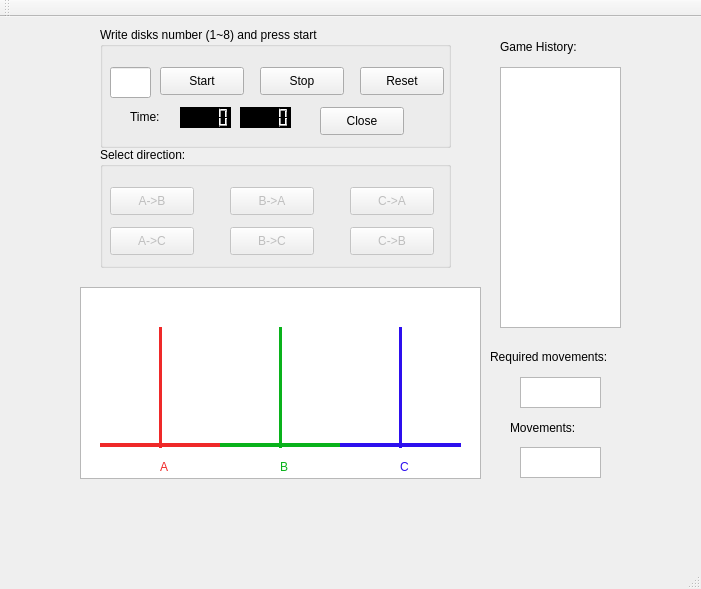
<?xml version="1.0" encoding="UTF-8"?>
<ui version="4.0">
 <class>MainWindow</class>
 <widget class="QMainWindow" name="MainWindow">
  <property name="geometry">
   <rect>
    <x>0</x>
    <y>0</y>
    <width>701</width>
    <height>589</height>
   </rect>
  </property>
  <property name="windowTitle">
   <string>MainWindow</string>
  </property>
  <widget class="QWidget" name="centralWidget">
   <widget class="QGroupBox" name="DirectionBox">
    <property name="geometry">
     <rect>
      <x>100</x>
      <y>130</y>
      <width>351</width>
      <height>121</height>
     </rect>
    </property>
    <property name="title">
     <string>Select direction:</string>
    </property>
    <widget class="QPushButton" name="ABbutton">
     <property name="enabled">
      <bool>false</bool>
     </property>
     <property name="geometry">
      <rect>
       <x>10</x>
       <y>40</y>
       <width>84</width>
       <height>28</height>
      </rect>
     </property>
     <property name="text">
      <string>A-&gt;B</string>
     </property>
    </widget>
    <widget class="QPushButton" name="BAbutton">
     <property name="enabled">
      <bool>false</bool>
     </property>
     <property name="geometry">
      <rect>
       <x>130</x>
       <y>40</y>
       <width>84</width>
       <height>28</height>
      </rect>
     </property>
     <property name="text">
      <string>B-&gt;A</string>
     </property>
    </widget>
    <widget class="QPushButton" name="ACbutton">
     <property name="enabled">
      <bool>false</bool>
     </property>
     <property name="geometry">
      <rect>
       <x>10</x>
       <y>80</y>
       <width>84</width>
       <height>28</height>
      </rect>
     </property>
     <property name="text">
      <string>A-&gt;C</string>
     </property>
    </widget>
    <widget class="QPushButton" name="BCbutton">
     <property name="enabled">
      <bool>false</bool>
     </property>
     <property name="geometry">
      <rect>
       <x>130</x>
       <y>80</y>
       <width>84</width>
       <height>28</height>
      </rect>
     </property>
     <property name="text">
      <string>B-&gt;C</string>
     </property>
    </widget>
    <widget class="QPushButton" name="CAbutton">
     <property name="enabled">
      <bool>false</bool>
     </property>
     <property name="geometry">
      <rect>
       <x>250</x>
       <y>40</y>
       <width>84</width>
       <height>28</height>
      </rect>
     </property>
     <property name="text">
      <string>C-&gt;A</string>
     </property>
    </widget>
    <widget class="QPushButton" name="CBbutton">
     <property name="enabled">
      <bool>false</bool>
     </property>
     <property name="geometry">
      <rect>
       <x>250</x>
       <y>80</y>
       <width>84</width>
       <height>28</height>
      </rect>
     </property>
     <property name="text">
      <string>C-&gt;B</string>
     </property>
    </widget>
   </widget>
   <widget class="QGraphicsView" name="graphicsView">
    <property name="geometry">
     <rect>
      <x>80</x>
      <y>270</y>
      <width>401</width>
      <height>192</height>
     </rect>
    </property>
   </widget>
   <widget class="QLabel" name="TimeLabel">
    <property name="geometry">
     <rect>
      <x>130</x>
      <y>90</y>
      <width>63</width>
      <height>20</height>
     </rect>
    </property>
    <property name="text">
     <string>Time:</string>
    </property>
   </widget>
   <widget class="QLabel" name="Alabel">
    <property name="geometry">
     <rect>
      <x>160</x>
      <y>440</y>
      <width>63</width>
      <height>20</height>
     </rect>
    </property>
    <property name="styleSheet">
     <string notr="true">color: rgb(239, 41, 41);</string>
    </property>
    <property name="text">
     <string>A</string>
    </property>
   </widget>
   <widget class="QLabel" name="Blabel">
    <property name="geometry">
     <rect>
      <x>280</x>
      <y>440</y>
      <width>63</width>
      <height>20</height>
     </rect>
    </property>
    <property name="styleSheet">
     <string notr="true">color: rgb(9, 178, 27)</string>
    </property>
    <property name="text">
     <string>B</string>
    </property>
   </widget>
   <widget class="QLabel" name="Clabel">
    <property name="geometry">
     <rect>
      <x>400</x>
      <y>440</y>
      <width>63</width>
      <height>20</height>
     </rect>
    </property>
    <property name="styleSheet">
     <string notr="true">color: rgb(45, 15, 238)</string>
    </property>
    <property name="text">
     <string>C</string>
    </property>
   </widget>
   <widget class="Line" name="GroundA">
    <property name="geometry">
     <rect>
      <x>100</x>
      <y>420</y>
      <width>121</width>
      <height>16</height>
     </rect>
    </property>
    <property name="styleSheet">
     <string notr="true">color: rgb(239, 41, 41);</string>
    </property>
    <property name="frameShadow">
     <enum>QFrame::Plain</enum>
    </property>
    <property name="lineWidth">
     <number>4</number>
    </property>
    <property name="orientation">
     <enum>Qt::Horizontal</enum>
    </property>
   </widget>
   <widget class="Line" name="LineA">
    <property name="enabled">
     <bool>true</bool>
    </property>
    <property name="geometry">
     <rect>
      <x>150</x>
      <y>310</y>
      <width>21</width>
      <height>121</height>
     </rect>
    </property>
    <property name="autoFillBackground">
     <bool>false</bool>
    </property>
    <property name="styleSheet">
     <string notr="true">color: rgb(239, 41, 41);</string>
    </property>
    <property name="frameShadow">
     <enum>QFrame::Plain</enum>
    </property>
    <property name="lineWidth">
     <number>3</number>
    </property>
    <property name="orientation">
     <enum>Qt::Vertical</enum>
    </property>
   </widget>
   <widget class="Line" name="LineB">
    <property name="geometry">
     <rect>
      <x>270</x>
      <y>310</y>
      <width>21</width>
      <height>121</height>
     </rect>
    </property>
    <property name="styleSheet">
     <string notr="true">color: rgb(9, 178, 27)</string>
    </property>
    <property name="frameShadow">
     <enum>QFrame::Plain</enum>
    </property>
    <property name="lineWidth">
     <number>3</number>
    </property>
    <property name="orientation">
     <enum>Qt::Vertical</enum>
    </property>
   </widget>
   <widget class="Line" name="LineC">
    <property name="geometry">
     <rect>
      <x>390</x>
      <y>310</y>
      <width>21</width>
      <height>121</height>
     </rect>
    </property>
    <property name="styleSheet">
     <string notr="true">color: rgb(45, 15, 238)</string>
    </property>
    <property name="frameShadow">
     <enum>QFrame::Plain</enum>
    </property>
    <property name="lineWidth">
     <number>3</number>
    </property>
    <property name="orientation">
     <enum>Qt::Vertical</enum>
    </property>
   </widget>
   <widget class="QGroupBox" name="OperationBox">
    <property name="geometry">
     <rect>
      <x>100</x>
      <y>10</y>
      <width>351</width>
      <height>121</height>
     </rect>
    </property>
    <property name="title">
     <string>Write disks number (1~8) and press start</string>
    </property>
    <widget class="QLCDNumber" name="MinLcdNumber">
     <property name="geometry">
      <rect>
       <x>80</x>
       <y>80</y>
       <width>51</width>
       <height>21</height>
      </rect>
     </property>
     <property name="styleSheet">
      <string notr="true">background-color: rgb(0, 0, 0);</string>
     </property>
    </widget>
    <widget class="QLCDNumber" name="SecLcdNumber">
     <property name="geometry">
      <rect>
       <x>140</x>
       <y>80</y>
       <width>51</width>
       <height>21</height>
      </rect>
     </property>
     <property name="styleSheet">
      <string notr="true">background-color: rgb(0, 0, 0);
</string>
     </property>
    </widget>
    <widget class="QPushButton" name="CloseButton">
     <property name="geometry">
      <rect>
       <x>220</x>
       <y>80</y>
       <width>84</width>
       <height>28</height>
      </rect>
     </property>
     <property name="text">
      <string>Close</string>
     </property>
    </widget>
    <widget class="QPushButton" name="ResetButton">
     <property name="geometry">
      <rect>
       <x>260</x>
       <y>40</y>
       <width>84</width>
       <height>28</height>
      </rect>
     </property>
     <property name="text">
      <string>Reset</string>
     </property>
    </widget>
    <widget class="QPushButton" name="StopButton">
     <property name="geometry">
      <rect>
       <x>160</x>
       <y>40</y>
       <width>84</width>
       <height>28</height>
      </rect>
     </property>
     <property name="text">
      <string>Stop</string>
     </property>
    </widget>
    <widget class="QPushButton" name="StartButton">
     <property name="geometry">
      <rect>
       <x>60</x>
       <y>40</y>
       <width>84</width>
       <height>28</height>
      </rect>
     </property>
     <property name="text">
      <string>Start</string>
     </property>
    </widget>
    <widget class="QLineEdit" name="DiskNumber">
     <property name="geometry">
      <rect>
       <x>10</x>
       <y>40</y>
       <width>41</width>
       <height>31</height>
      </rect>
     </property>
    </widget>
   </widget>
   <widget class="QTextBrowser" name="GameHistory">
    <property name="geometry">
     <rect>
      <x>500</x>
      <y>50</y>
      <width>121</width>
      <height>261</height>
     </rect>
    </property>
   </widget>
   <widget class="QLabel" name="GameHistoryLabel">
    <property name="geometry">
     <rect>
      <x>500</x>
      <y>20</y>
      <width>131</width>
      <height>20</height>
     </rect>
    </property>
    <property name="text">
     <string>Game History: </string>
    </property>
   </widget>
   <widget class="QTextBrowser" name="MovementNumber">
    <property name="geometry">
     <rect>
      <x>520</x>
      <y>430</y>
      <width>81</width>
      <height>31</height>
     </rect>
    </property>
   </widget>
   <widget class="QTextBrowser" name="MinimumMovement">
    <property name="geometry">
     <rect>
      <x>520</x>
      <y>360</y>
      <width>81</width>
      <height>31</height>
     </rect>
    </property>
   </widget>
   <widget class="QLabel" name="RequiredMovementsLabel">
    <property name="geometry">
     <rect>
      <x>490</x>
      <y>330</y>
      <width>151</width>
      <height>20</height>
     </rect>
    </property>
    <property name="text">
     <string>Required movements:</string>
    </property>
   </widget>
   <widget class="QLabel" name="MovementsLabel">
    <property name="geometry">
     <rect>
      <x>510</x>
      <y>400</y>
      <width>111</width>
      <height>21</height>
     </rect>
    </property>
    <property name="text">
     <string>Movements:</string>
    </property>
   </widget>
   <widget class="Line" name="GroundB">
    <property name="geometry">
     <rect>
      <x>220</x>
      <y>420</y>
      <width>121</width>
      <height>16</height>
     </rect>
    </property>
    <property name="styleSheet">
     <string notr="true">color: rgb(9, 178, 27);</string>
    </property>
    <property name="frameShadow">
     <enum>QFrame::Plain</enum>
    </property>
    <property name="lineWidth">
     <number>4</number>
    </property>
    <property name="orientation">
     <enum>Qt::Horizontal</enum>
    </property>
   </widget>
   <widget class="Line" name="GroundC">
    <property name="geometry">
     <rect>
      <x>340</x>
      <y>420</y>
      <width>121</width>
      <height>16</height>
     </rect>
    </property>
    <property name="styleSheet">
     <string notr="true">color: rgb(45, 15, 238);</string>
    </property>
    <property name="frameShadow">
     <enum>QFrame::Plain</enum>
    </property>
    <property name="lineWidth">
     <number>4</number>
    </property>
    <property name="orientation">
     <enum>Qt::Horizontal</enum>
    </property>
   </widget>
   <zorder>OperationBox</zorder>
   <zorder>DirectionBox</zorder>
   <zorder>graphicsView</zorder>
   <zorder>TimeLabel</zorder>
   <zorder>Alabel</zorder>
   <zorder>Blabel</zorder>
   <zorder>Clabel</zorder>
   <zorder>GroundA</zorder>
   <zorder>LineA</zorder>
   <zorder>LineB</zorder>
   <zorder>LineC</zorder>
   <zorder>GameHistory</zorder>
   <zorder>GameHistoryLabel</zorder>
   <zorder>MovementNumber</zorder>
   <zorder>MinimumMovement</zorder>
   <zorder>RequiredMovementsLabel</zorder>
   <zorder>MovementsLabel</zorder>
   <zorder>GroundB</zorder>
   <zorder>GroundC</zorder>
  </widget>
  <widget class="QMenuBar" name="menuBar">
   <property name="geometry">
    <rect>
     <x>0</x>
     <y>0</y>
     <width>701</width>
     <height>25</height>
    </rect>
   </property>
  </widget>
  <widget class="QToolBar" name="mainToolBar">
   <attribute name="toolBarArea">
    <enum>TopToolBarArea</enum>
   </attribute>
   <attribute name="toolBarBreak">
    <bool>false</bool>
   </attribute>
  </widget>
  <widget class="QStatusBar" name="statusBar"/>
 </widget>
 <layoutdefault spacing="6" margin="11"/>
 <resources/>
 <connections>
  <connection>
   <sender>CloseButton</sender>
   <signal>clicked()</signal>
   <receiver>MainWindow</receiver>
   <slot>close()</slot>
   <hints>
    <hint type="sourcelabel">
     <x>371</x>
     <y>155</y>
    </hint>
    <hint type="destinationlabel">
     <x>350</x>
     <y>294</y>
    </hint>
   </hints>
  </connection>
 </connections>
</ui>
